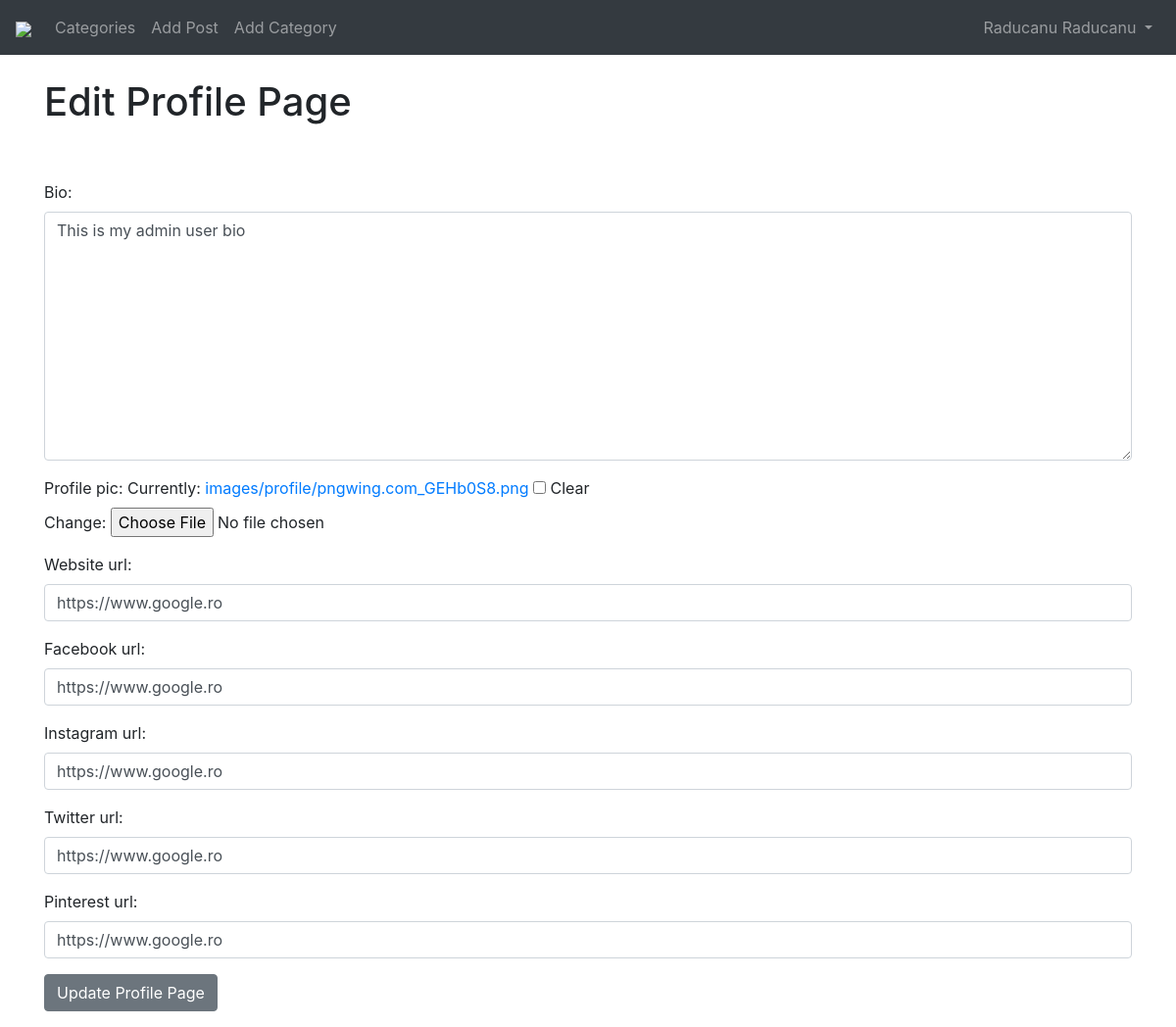
Page /members/1/edit_profile_page/ (signed in) on the committed database.
### myBlog/models.py (models this page shows, shortened)
class Profile(models.Model):
    user = models.OneToOneField(User, null=True, on_delete=models.CASCADE)
    bio = models.TextField()
    profile_pic = models.ImageField(null=True, blank=True, upload_to="images/profile")
    website_url = models.CharField(max_length=255, null=True, blank=True)
    facebook_url = models.CharField(max_length=255, null=True, blank=True)
    instagram_url = models.CharField(max_length=255, null=True, blank=True)
    twitter_url = models.CharField(max_length=255, null=True, blank=True)
    pinterest_url = models.CharField(max_length=255, null=True, blank=True)

### members/views.py (the view)
# urls.py: path('<int:pk>/edit_profile_page/', EditProfilePageView.as_view(), name='edit_profile_page'),
class EditProfilePageView(generic.UpdateView):
    model = Profile
    template_name = 'registration/edit_profile_page.html'
    form_class = ProfilePageForm
    success_url = reverse_lazy('home')

### members/forms.py
class ProfilePageForm(forms.ModelForm):
    class Meta:
        model = Profile
        fields = ('bio', 'profile_pic', 'website_url', 'facebook_url', 'instagram_url', 'twitter_url', 'pinterest_url')
        widgets = {
            'bio' : forms.Textarea(attrs={'class' : 'form-control', 'placeholder' : 'Bio'}),
            'website_url' : forms.TextInput(attrs={'class' : 'form-control', 'placeholder' : 'website_url'}),
            'facebook_url' : forms.TextInput(attrs={'class' : 'form-control', 'placeholder' : 'facebook_url'}),
            'instagram_url' : forms.TextInput(attrs={'class' : 'form-control', 'placeholder' : 'instagram_url'}),
            'twitter_url' : forms.TextInput(attrs={'class' : 'form-control', 'placeholder' : 'twitter_url'}),
            'pinterest_url' : forms.TextInput(attrs={'class' : 'form-control', 'placeholder' : 'pinterest_url'}),
        }

### members/templates/registration/edit_profile_page.html (shortened to what this page needs)
{% extends 'base.html' %}
{% block content %}
{% if user.is_authenticated %}
{% if user.id == profile.user.id%}
    <h1>Edit Profile Page</h1>
    <br/><br/>
    <div class="form-group">
        <form method="POST" enctype="multipart/form-data">
            {{ form.as_p }}
            <button class="btn btn-secondary">Update Profile Page</button>
        </form>
    </div>
{% else %}
<h1>You are not the correct User to edit this page.</h1>
{% endif %}
{% else %}
<h1>Please go back and login first.</h1>
{% endif %}
{% endblock %}

### myBlog/templates/base.html (shortened to what this page needs)
<!doctype html>
<html lang="en">
<head>
    <link href="https://stackpath.bootstrapcdn.com/bootstrap/4.3.1/css/bootstrap.min.css" rel="stylesheet">
    {% load static %}
    <link href="{% static '/CSS/styles.css/' %}" rel="stylesheet">
</head>
<body>
<nav class="navbar navbar-expand-lg navbar-dark bg-dark">
    <a class="navbar-brand" href="{% url 'home' %}"><img heigth="75px" src="https://i.imgur.com/k46ywRL.png" width="75px"></a>
    <div class="collapse navbar-collapse" id="navbarSupportedContent">
        <ul class="navbar-nav mr-auto">
            {% if cat_menu %}
            <div class="nav-item dropdown">
                <a aria-expanded="false" class="nav-link dropdown-toggle" data-toggle="dropdown" href="#" id="navbarDropdown1" role="button">
                    Categories
                </a>
                <ul aria-labelledby="navbarDropdown1" class="dropdown-menu" role="menu">
                    {%for item in cat_menu %}
                    <li><a class="dropdown-item" href="{% url 'category' item|slugify %}">{{item}}</a></li>
                    {% endfor %}
                </ul>
            </div>
            {% else %}
            <li>
                <a class="nav-link" href="{% url 'category-list' %}">Categories</a>
            </li>
            {% endif %}
            {% if user.is_authenticated %}
            <li>
                <a class="nav-link" href="{% url 'add_post' %}">Add Post</a>
            </li>
            <li>
                <a class="nav-link" href="{% url 'add_category' %}">Add Category</a>
            </li>
            {% endif %}
        </ul>
        {% if user.is_authenticated %}
        <ul class="navbar-nav ml-auto">
            <li>
            <li class="nav-item dropdown">
                <a aria-expanded="false" class="nav-link dropdown-toggle" data-toggle="dropdown" href="#" id="navbarDropdown2" role="button">
                    {{ user.first_name }} {{ user.last_name }}
                </a>
            </li>
            {% endif %}
        </ul>
    </div>
</nav>
<br/>
<div class="container">
    {% block content %}
    {% endblock %}
</div>
</body>
</html>

### rows in the picture
Profile: bio "This is my admin user bio", website_url "https://www.google.ro", facebook_url "https://www.google.ro", instagram_url "https://www.google.ro", twitter_url "https://www.google.ro", pinterest_url "https://www.google.ro"

### other values in the picture
{{ user.first_name }} "Raducanu"
{{ user.last_name }} "Raducanu"
